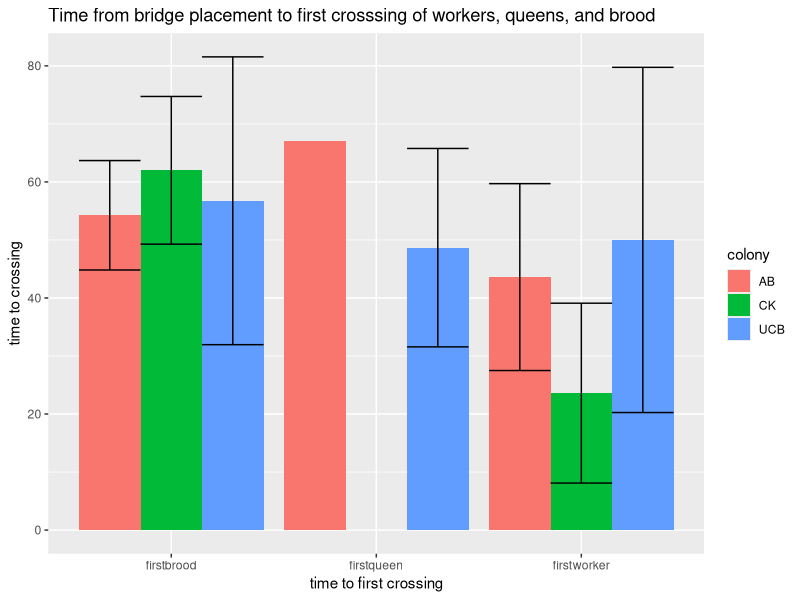
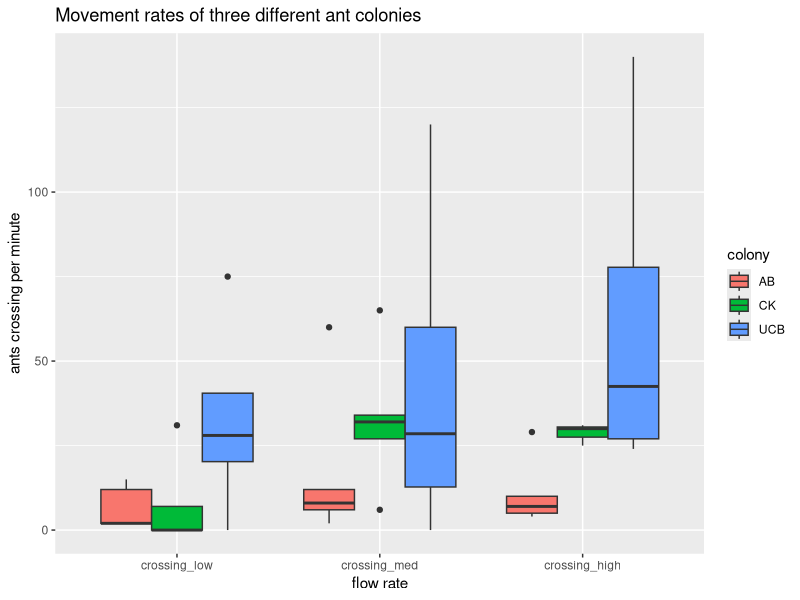
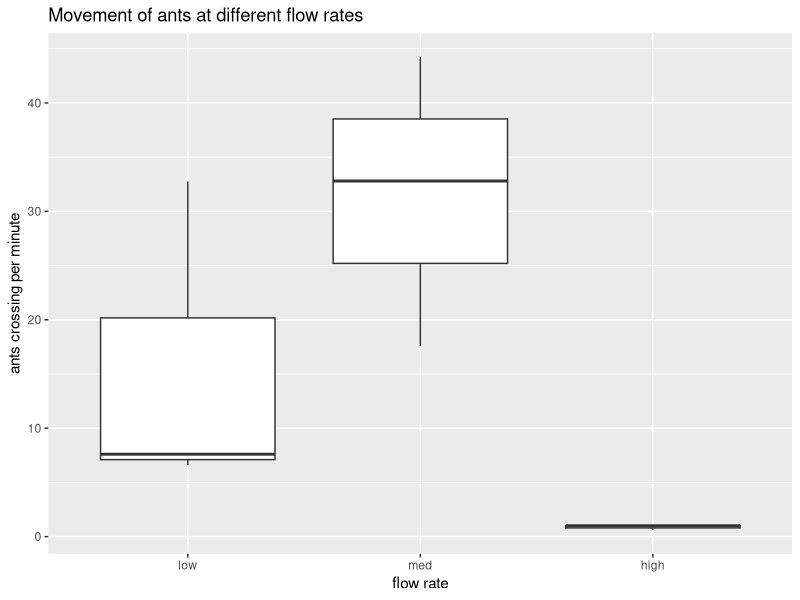

Reproduce these figures in R, in order.
## ---- chunk 1
knitr::opts_chunk$set(echo = TRUE)
library(tidyverse)
library(readxl)
library(ggplot2)
## ---- chunk 2
dt<-read_excel("L06_Relocation_ClassData_FA23.xlsx", col_types=c("text", "text", "skip", rep("numeric", 6)), na = "NA")

colnames(dt)<-c("student_names", "colony", "time_first_ant", "time_first_brood", "time_first_queen", "crossing_low", "crossing_med", "crossing_high")
## ---- chunk 3

dt_times<-dt[,c("colony", "time_first_ant", "time_first_queen", "time_first_brood")]

dt_tsum_tot<-dt_times %>% summarise_at(c("time_first_ant", "time_first_queen", "time_first_brood"), na.rm=TRUE, list(mean,sd))
colnames(dt_tsum_tot)<-c("firstant.mean", "firstqueen.mean", "firstbrood.mean", "firstant.sd", "firstqueen.sd", "firstbrood.sd")

dt_time_summary<- dt_times %>% group_by(colony) %>% summarise(firstworker_mean=mean(time_first_ant), firstworker_sd=sd(time_first_ant), firstqueen_mean=mean(time_first_queen[!is.na(time_first_queen)]), firstqueen_sd=sd(time_first_queen[!is.na(time_first_queen)]), firstbrood_mean=mean(time_first_brood[!is.na(time_first_brood)]), firstbrood_sd=sd(time_first_brood[!is.na(time_first_brood)])) %>% pivot_longer(-colony, names_to=c("type", ".value"), names_sep="_")

dt_tsum_tot
dt_time_summary
## ---- chunk 4
plot_title_first_ant<-"Time from bridge placement to first crosssing of workers, queens, and brood"

plot_ant1<-ggplot(data=dt_time_summary, aes(type, y=mean, fill=colony))+ 
  geom_col(position=position_dodge())+labs(title=plot_title_first_ant, x="time to first crossing", y="time to crossing") + geom_errorbar(aes(x=type, ymin=mean-sd, ymax=mean+sd), linewidth=0.5, position=position_dodge())

plot_ant1
## ---- chunk 5
dt_flow<-dt[,c("colony", "crossing_low", "crossing_med", "crossing_high")]

dt_flow_summary<- dt_flow %>% group_by(colony) %>% summarise(low_mean=mean(`crossing_low`), low_sd = sd(`crossing_low`), med_mean=mean(`crossing_med`), med_sd=sd(`crossing_med`), high_mean=mean(!is.na(crossing_high)), high_sd=sd(!is.na(crossing_high))) %>% pivot_longer(-colony, names_to=c("flowrate", ".value"), names_sep="_")

dt_flow_summary
## ---- chunk 6
plot_rate_bycol<-ggplot(data=dt_flow %>% pivot_longer(cols=all_of(c("crossing_low", "crossing_med", "crossing_high")), names_to="flowrate", values_to="ants_per_minute"), aes(x=factor(flowrate, levels=c("crossing_low", "crossing_med", "crossing_high")), y=ants_per_minute, fill=colony))+ geom_boxplot(position=position_dodge())+labs(title="Movement rates of three different ant colonies", x="flow rate", y="ants crossing per minute") 

#+ geom_errorbar(aes(x=flowrate, ymin=mean-sd, ymax=mean+sd), size=0.5, position=position_dodge())

 plot_rate_bycol
 

plot_rate_all<-ggplot(data=dt_flow_summary, aes(x=factor(flowrate, levels=c("low", "med", "high")), y=mean))+ 
  geom_boxplot()+labs(title="Movement of ants at different flow rates", x="flow rate", y="ants crossing per minute")

plot_rate_all
## ---- chunk 7
anova_fw<-aov(time_first_ant~colony, data = dt)
anova_fq<-aov(time_first_queen~colony, data=dt)
anova_fb<-aov(time_first_brood~colony, data=dt)


anova_timeto<-data.frame(pvalue_firstworker=c(TukeyHSD(anova_fw)$colony[,4]), pvalue_firstbrood=c(TukeyHSD(anova_fb)$colony[,4]), pvalue_firstqueen=c("NA", TukeyHSD(anova_fq)$colony[,4], "NA"))
anova_timeto
## ---- chunk 8
anova_lowflow<-aov(`crossing_low`~colony, data=dt)
anova_medflow<-aov(`crossing_med`~colony, data=dt)
anova_highflow<-aov(crossing_high~colony, data=dt)


anova_crossrate<-data.frame(pvalue_lowflow=c(TukeyHSD(anova_lowflow)$colony[,4]), pvalue_medflow=c(TukeyHSD(anova_medflow)$colony[,4]), pvalue_highflow=c(TukeyHSD(anova_highflow)$colony[,4]))
anova_crossrate
